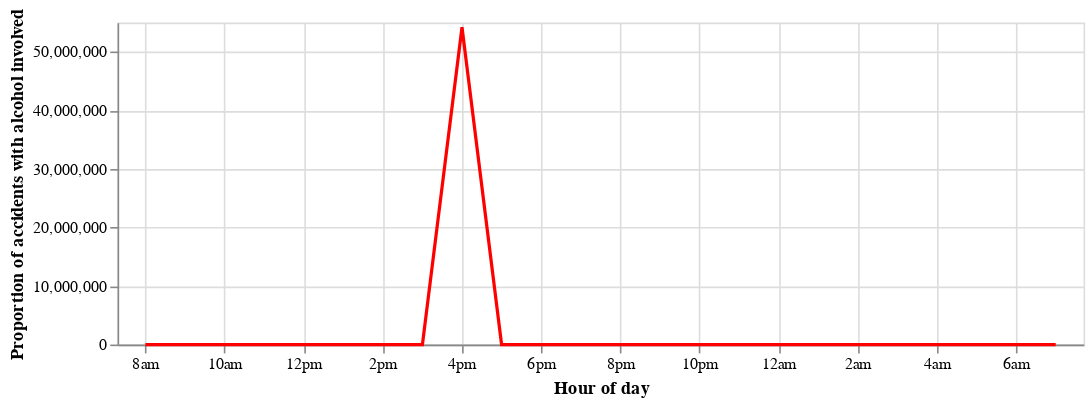

Notebook source saved alongside this figure:
### Code cell
# FIXING SKEWNORMAL HERE

# build data frame
dftod = pd.DataFrame()
dftod["hour"] = range(0, 24)
dftod["p"] = dfc.groupby("hour")["alcohol_involved"].mean()
dftod["adj_hour"] = [16, 17, 18, 19, 20, 21, 22, 23, 0, 1, 2, 3, 4, 5, 6, 7, 8, 9, 10, 11, 12, 13, 14, 15]

# fit and scale skewnormal
mean, var, skew, kurt = beta.fit(dftod["p"])



dftod["p_fit"] = beta.pdf(dftod["p"], mean, var, skew, kurt)








# plot fit against test data
palc_base = alt.Chart(dftod).mark_bar(width = 20).encode(
    x = alt.X("hour", title = "Hour of day", scale = alt.Scale(domain = [-0.5, 23.5]),
               axis = alt.Axis(labelExpr = "{0: '8am', 1: '9am', 2: '10am', 3: '11am', 4: '12pm', 5: '1pm', 6: '2pm', 7: '3pm', 8: '4pm', 9: '5pm', 10: '6pm', 11: '7pm', 12: '8pm', 13: '9pm', 14: '10pm', 15: '11pm', 16: '12am', 17: '1am', 18: '2am', 19: '3am', 20: '4am', 21: '5am', 22: '6am', 23: '7am'}[datum.value]")),
    y = alt.Y("p", title = "Proportion of accidents with alcohol involved")
).properties(width = 600, height = 200)

palc_fit = alt.Chart(dftod).mark_line(color = "red").encode(
    x = alt.X("hour", title = "Hour of day", scale = alt.Scale(domain = [-0.5, 23.5]),
               axis = alt.Axis(labelExpr = "{0: '8am', 1: '9am', 2: '10am', 3: '11am', 4: '12pm', 5: '1pm', 6: '2pm', 7: '3pm', 8: '4pm', 9: '5pm', 10: '6pm', 11: '7pm', 12: '8pm', 13: '9pm', 14: '10pm', 15: '11pm', 16: '12am', 17: '1am', 18: '2am', 19: '3am', 20: '4am', 21: '5am', 22: '6am', 23: '7am'}[datum.value]")),
    y = alt.Y("p_fit", title = "Proportion of accidents with alcohol involved")
).properties(width = 600, height = 200)

(palc_base + palc_fit).display()

### Figure 1 — Vega-Lite specification as saved in the notebook (floating-point values rounded to 4 significant figures)
{"config": {"view": {"continuousWidth": 300, "continuousHeight": 300}}, "layer": [{"mark": {"type": "bar", "width": 20}, "encoding": {"x": {"axis": {"labelExpr": "{0: '8am', 1: '9am', 2: '10am', 3: '11am', 4: '12pm', 5: '1pm', 6: '2pm', 7: '3pm', 8: '4pm', 9: '5pm', 10: '6pm', 11: '7pm', 12: '8pm', 13: '9pm', 14: '10pm', 15: '11pm', 16: '12am', 17: '1am', 18: '2am', 19: '3am', 20: '4am', 21: '5am', 22: '6am', 23: '7am'}[datum.value]"}, "field": "hour", "scale": {"domain": [-0.5, 23.5]}, "title": "Hour of day", "type": "quantitative"}, "y": {"field": "p", "title": "Proportion of accidents with alcohol involved", "type": "quantitative"}}}, {"mark": {"type": "line", "color": "red"}, "encoding": {"x": {"axis": {"labelExpr": "{0: '8am', 1: '9am', 2: '10am', 3: '11am', 4: '12pm', 5: '1pm', 6: '2pm', 7: '3pm', 8: '4pm', 9: '5pm', 10: '6pm', 11: '7pm', 12: '8pm', 13: '9pm', 14: '10pm', 15: '11pm', 16: '12am', 17: '1am', 18: '2am', 19: '3am', 20: '4am', 21: '5am', 22: '6am', 23: '7am'}[datum.value]"}, "field": "hour", "scale": {"domain": [-0.5, 23.5]}, "title": "Hour of day", "type": "quantitative"}, "y": {"field": "p_fit", "title": "Proportion of accidents with alcohol involved", "type": "quantitative"}}}], "data": {"name": "data-f4ddb2fa5a9e47a6f5ad8956c06347b1"}, "height": 200, "width": 600, "$schema": "https://vega.github.io/schema/vega-lite/v5.20.1.json", "datasets": {"data-f4ddb2fa5a9e47a6f5ad8956c06347b1": [{"hour": 0, "p": 0.3003, "adj_hour": 16, "p_fit": 0.6443}, {"hour": 1, "p": 0.355, "adj_hour": 17, "p_fit": 0.3811}, {"hour": 2, "p": 0.3855, "adj_hour": 18, "p_fit": 0.2736}, {"hour": 3, "p": 0.3261, "adj_hour": 19, "p_fit": 0.5075}, {"hour": 4, "p": 0.2275, "adj_hour": 20, "p_fit": 1.192}, {"hour": 5, "p": 0.09921, "adj_hour": 21, "p_fit": 3.51}, {"hour": 6, "p": 0.04611, "adj_hour": 22, "p_fit": 7.095}, {"hour": 7, "p": 0.02349, "adj_hour": 23, "p_fit": 18.24}, {"hour": 8, "p": 0.01987, "adj_hour": 0, "p_fit": 54210000.0}, {"hour": 9, "p": 0.02115, "adj_hour": 1, "p_fit": 28.84}, {"hour": 10, "p": 0.0235, "adj_hour": 2, "p_fit": 18.2}, {"hour": 11, "p": 0.02506, "adj_hour": 3, "p_fit": 15.51}, {"hour": 12, "p": 0.02641, "adj_hour": 4, "p_fit": 13.97}, {"hour": 13, "p": 0.02949, "adj_hour": 5, "p_fit": 11.68}, {"hour": 14, "p": 0.03271, "adj_hour": 6, "p_fit": 10.19}, {"hour": 15, "p": 0.03607, "adj_hour": 7, "p_fit": 9.095}, {"hour": 16, "p": 0.04505, "adj_hour": 8, "p_fit": 7.253}, {"hour": 17, "p": 0.05465, "adj_hour": 9, "p_fit": 6.068}, {"hour": 18, "p": 0.07285, "adj_hour": 10, "p_fit": 4.689}, {"hour": 19, "p": 0.1024, "adj_hour": 11, "p_fit": 3.402}, {"hour": 20, "p": 0.1447, "adj_hour": 12, "p_fit": 2.331}, {"hour": 21, "p": 0.1716, "adj_hour": 13, "p_fit": 1.868}, {"hour": 22, "p": 0.2055, "adj_hour": 14, "p_fit": 1.423}, {"hour": 23, "p": 0.2427, "adj_hour": 15, "p_fit": 1.053}]}}
